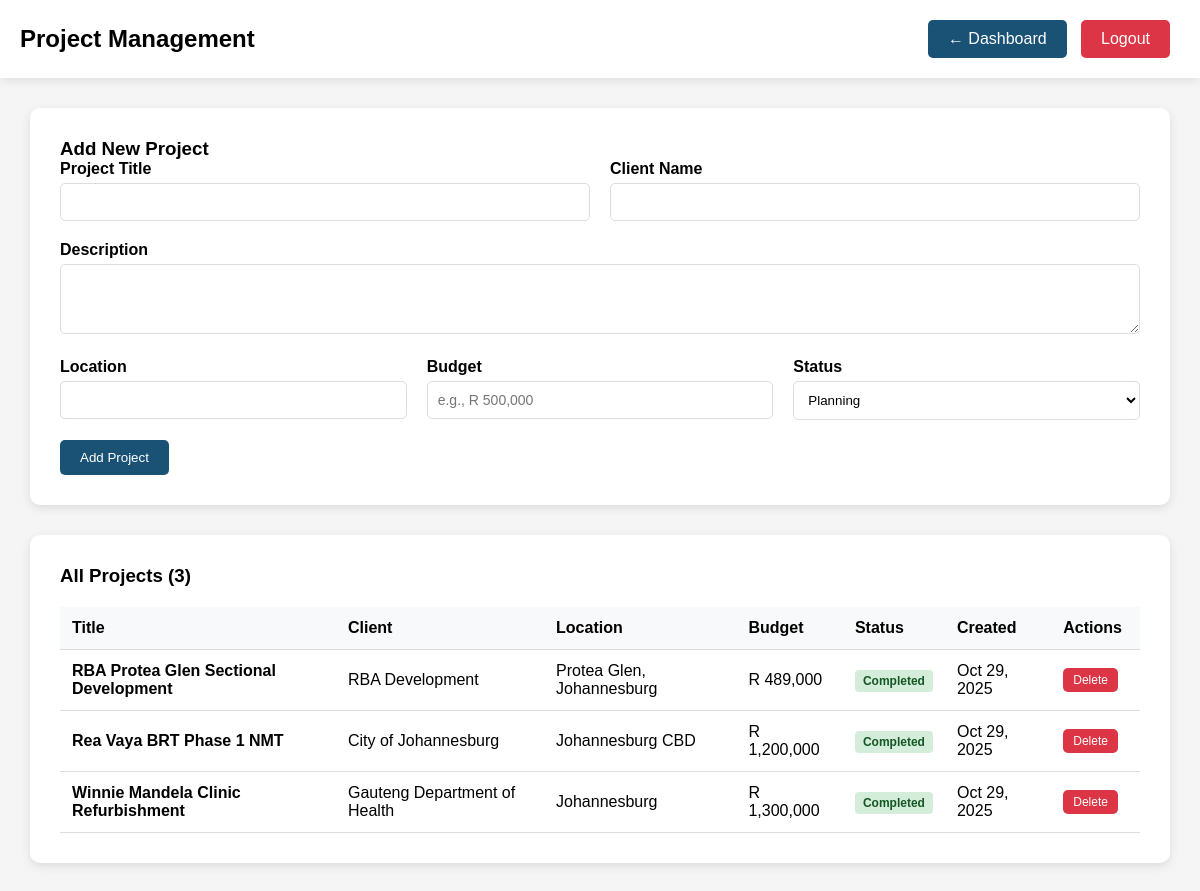
The app's page /admin/projects.php (signed in) with its own data.
### tables this page shows
CREATE TABLE IF NOT EXISTS `projects` (
  `id` int(11) NOT NULL AUTO_INCREMENT,
  `title` varchar(200) NOT NULL,
  `description` text,
  `location` varchar(100),
  `budget` varchar(50),
  `status` enum('planning','in_progress','completed','on_hold') DEFAULT 'planning',
  `featured_image` varchar(255),
  `start_date` date,
  `end_date` date,
  `client_name` varchar(100),
  `created_at` timestamp DEFAULT CURRENT_TIMESTAMP,
  `updated_at` timestamp DEFAULT CURRENT_TIMESTAMP ON UPDATE CURRENT_TIMESTAMP,
  PRIMARY KEY (`id`)
);

### admin/projects.php (the view, shortened to what this page needs)
<?php
require_once __DIR__ . '/../config.php';
try {
    $stmt = $pdo->query("SELECT * FROM projects ORDER BY created_at DESC");
    $projects = $stmt->fetchAll();
} catch (PDOException $e) {
    $projects = [];
    $message = "Error loading projects: " . $e->getMessage();
}
?>
<!DOCTYPE html>
<html lang="en">
<head>
</head>
<body>
    <header class="admin-header">
        <h2>Project Management</h2>
        <div>
            <a href="dashboard.php" class="btn">← Dashboard</a>
            <a href="logout.php" class="btn btn-danger">Logout</a>
        </div>
    </header>
    <div class="admin-content">
        <div class="card">
            <h3>Add New Project</h3>
            <form method="POST">
                <div class="form-row">
                    <div class="form-group">
                        <label class="form-label">Project Title</label>
                        <input type="text" name="title" class="form-control" required>
                    </div>
                    <div class="form-group">
                        <label class="form-label">Client Name</label>
                        <input type="text" name="client_name" class="form-control">
                    </div>
                </div>
                <div class="form-group">
                    <label class="form-label">Description</label>
                    <textarea name="description" class="form-control" rows="3"></textarea>
                </div>
                <div class="form-row">
                    <div class="form-group">
                        <label class="form-label">Location</label>
                        <input type="text" name="location" class="form-control">
                    </div>
                    <div class="form-group">
                        <label class="form-label">Budget</label>
                        <input type="text" name="budget" class="form-control" placeholder="e.g., R 500,000">
                    </div>
                    <div class="form-group">
                        <label class="form-label">Status</label>
                        <select name="status" class="form-select">
                            <option value="planning">Planning</option>
                        </select>
                    </div>
                </div>
                <button type="submit" class="btn">Add Project</button>
            </form>
        </div>
        <div class="card">
            <h3>All Projects (<?php echo count($projects); ?>)</h3>
            <?php if (empty($projects)): ?>
                <p>No projects found. Add your first project above.</p>
            <?php else: ?>
                <table class="table">
                    <thead>
                        <tr>
                            <th>Title</th>
                            <th>Client</th>
                            <th>Location</th>
                            <th>Budget</th>
                            <th>Status</th>
                            <th>Created</th>
                            <th>Actions</th>
                        </tr>
                    </thead>
                    <tbody>
                        <?php foreach ($projects as $project): ?>
                        <tr>
                            <td><strong><?php echo htmlspecialchars($project['title']); ?></strong></td>
                            <td><?php echo htmlspecialchars($project['client_name'] ?: 'N/A'); ?></td>
                            <td><?php echo htmlspecialchars($project['location'] ?: 'N/A'); ?></td>
                            <td><?php echo htmlspecialchars($project['budget'] ?: 'N/A'); ?></td>
                            <td>
                                <span class="status-badge status-<?php echo $project['status']; ?>">
                                    <?php echo ucfirst(str_replace('_', ' ', $project['status'])); ?>
                                </span>
                            </td>
                            <td><?php echo date('M j, Y', strtotime($project['created_at'])); ?></td>
                            <td>
                                <form method="POST" style="display: inline;" onsubmit="return confirm('Are you sure you want to delete this project?')">
                                    <button type="submit" class="btn btn-danger" style="padding: 5px 10px; font-size: 12px;">Delete</button>
                                </form>
                            </td>
                        </tr>
                        <?php endforeach; ?>
                    </tbody>
                </table>
            <?php endif; ?>
        </div>
    </div>
</body>
</html>

### admin/projects.php (style rules this page uses)
* { margin: 0; padding: 0; box-sizing: border-box; font-family: Arial, sans-serif; }
body { background: #f5f5f5; }
.admin-header { background: white; padding: 20px; box-shadow: 0 2px 10px rgba(0,0,0,0.1); display: flex; justify-content: space-between; align-items: center; }
.admin-content { padding: 30px; max-width: 1200px; margin: 0 auto; }
.card { background: white; padding: 30px; border-radius: 10px; box-shadow: 0 3px 10px rgba(0,0,0,0.1); margin-bottom: 30px; }
.btn { background: #1a5276; color: white; border: none; padding: 10px 20px; border-radius: 5px; cursor: pointer; text-decoration: none; display: inline-block; margin-right: 10px; }
.btn-danger { background: #dc3545; }
.form-group { margin-bottom: 20px; }
.form-label { display: block; margin-bottom: 5px; font-weight: bold; }
.form-control { width: 100%; padding: 10px; border: 1px solid #ddd; border-radius: 5px; font-size: 14px; }
.form-select { width: 100%; padding: 10px; border: 1px solid #ddd; border-radius: 5px; background: white; }
.table { width: 100%; border-collapse: collapse; margin-top: 20px; }
.table th, .table td { padding: 12px; text-align: left; border-bottom: 1px solid #ddd; }
.table th { background: #f8f9fa; font-weight: bold; }
.status-badge { padding: 4px 8px; border-radius: 4px; font-size: 12px; font-weight: bold; }
.status-completed { background: #d4edda; color: #155724; }
.form-row { display: flex; gap: 20px; }
.form-row .form-group { flex: 1; }

### records on screen
projects: title "RBA Protea Glen Sectional Development", client_name "RBA Development", location "Protea Glen, Johannesburg", budget "R 489,000", status "Completed", created_at "Oct 29, 2025"
projects: title "Rea Vaya BRT Phase 1 NMT", client_name "City of Johannesburg", location "Johannesburg CBD", budget "R 1,200,000", status "Completed", created_at "Oct 29, 2025"
projects: title "Winnie Mandela Clinic Refurbishment", client_name "Gauteng Department of Health", location "Johannesburg", budget "R 1,300,000", status "Completed", created_at "Oct 29, 2025"

### other values on screen
count($projects) "3"
